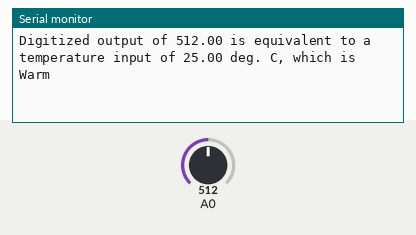
Recording of a program running on a simulated ESP8266 (Wemos D1 mini). Shown: the last lines printed to the serial monitor. The inputs (shaded band) are chosen by the test bench; at power-on: A0 = 512.

Above: at 1.3 s.
1.4 s: A0 set to 716
At 1.9 s:
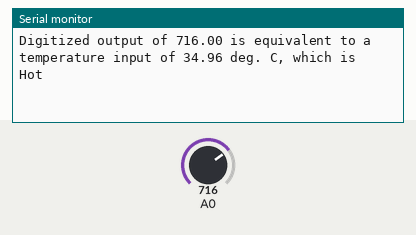
3.5 s: A0 set to 900
At 3.9 s:
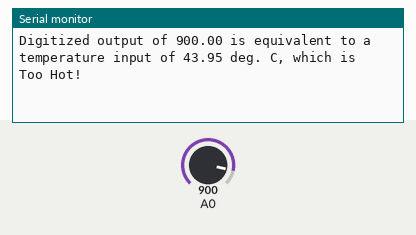
5.5 s: A0 set to 511
At 5.9 s:
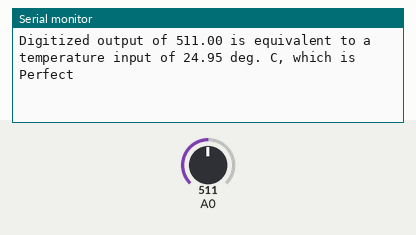
7.5 s: A0 set to 306
At 7.9 s:
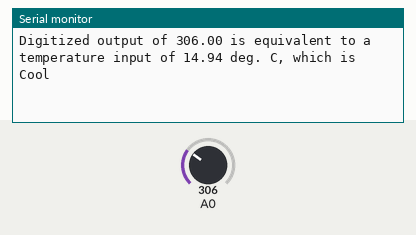
9.5 s: A0 set to 122
At 9.9 s:
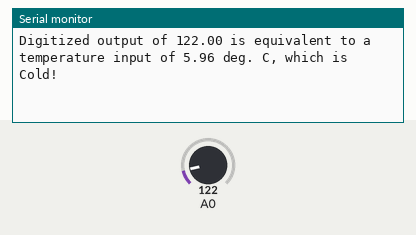

The program:

main.cpp
```cpp
#include <Arduino.h>

void setup()
{
  // configure the USB serial monitor
  Serial.begin(115200);
}

void loop()
{
  float iVal;

  // read digitized value from the D1 Mini's A/D convertor
  iVal = analogRead(A0);
  float valToVoltage = iVal * 3.3 / 1024;

  float voltageToTemperature = 50 * valToVoltage / 3.3;
  String judgement;
  if (voltageToTemperature < 10)
  {
    judgement = " Cold!";
  }
  else if (voltageToTemperature >= 10 && voltageToTemperature < 15)
  {
    judgement = " Cool";
  }
  else if (voltageToTemperature >= 15 && voltageToTemperature < 25)
  {
    judgement = " Perfect";
  }
  else if (voltageToTemperature >= 25 && voltageToTemperature < 30)
  {
    judgement = " Warm";
  }
  else if (voltageToTemperature >= 30 && voltageToTemperature < 35)
  {
    judgement = " Hot";
  }
  else if (voltageToTemperature >= 35)
  {
    judgement = " Too Hot!";
  }
  Serial.println("Digitized output of " + String(iVal) + " is equivalent to a temperature input of " + voltageToTemperature + " deg. C, " + "which is " + judgement);

  delay(500);
}
```

Measured:
- after the input at 1.4 s, the serial monitor: prints a new line after 0.11 s (image 1)
- after the input at 3.5 s, the serial monitor: prints a new line at once (image 2)
- after the input at 5.5 s, the serial monitor: prints a new line at once (image 3)
- after the input at 7.5 s, the serial monitor: prints a new line after 0.05 s (image 4)
- after the input at 9.5 s, the serial monitor: prints a new line after 0.06 s (image 5)
